Frame 1 (no input): blank canvas, image omitted
Frame 60 (the mouse pressed at the canvas centre just before this capture): blank canvas, image omitted
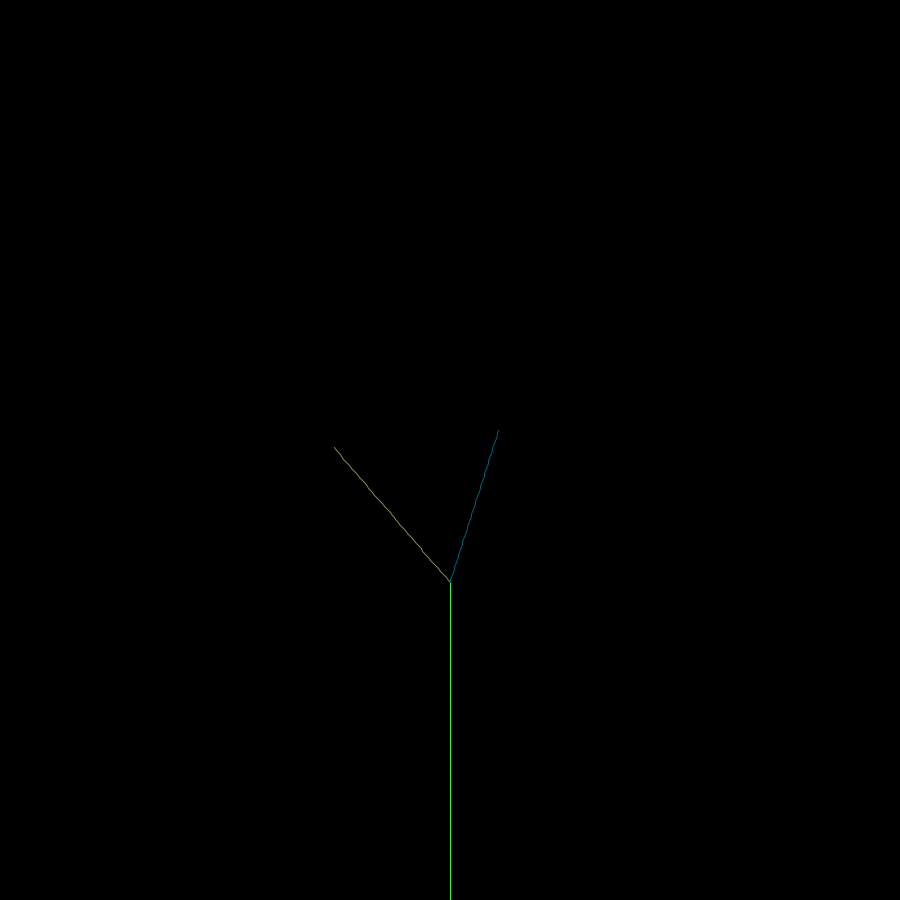
Frame 120 (the mouse held since frame 60 and released just before this capture)

The Processing sketch whose frames 1 and 60 were blank and that drew this single picture after the mouse press (run headless with seeded random() and noise(); from frame 60 on, the mouse is pressed at the canvas centre):

// Processing sketch: Fractral_Tree
// ── Fractral_Tree.pde
ArrayList<Node> list = new ArrayList();
ArrayList<Node> l2 = new ArrayList();
boolean f = false;

void setup(){
  size(900, 900);
  list.add(new Node());
  background(0);
}

void draw(){
  if (f) return;
  l2.clear();
  for (int i = 0; i < list.size(); i++){
    list.get(i).show();
    if (list.get(i).cur>list.get(i).len){
      l2.add(list.get(i).copy1());
      l2.add(list.get(i).copy2());
      //l2.add(list.get(i).copy3());
      //l2.add(list.get(i).copy4());
    }else{
      l2.add(list.get(i).next());
    }
  }
  list.clear();
  list = (ArrayList<Node>) l2.clone();
  for (int i = 0; i < list.size(); i++){
    if (list.get(i).len<=10) f = true;
    break;
  }
}

void keyPressed(){
  if (keyCode==ENTER){
    clear();
    list.clear();
    list.add(new Node());
  }
}

// ── Node.pde
class Node{
  float x;
  float y;
  float th;
  float len;
  float cur;
  float sp;
  float c1, c2, c3;
  
  Node(){
    this.x = width/2;
    this.th = 0;
    this.y = height;
    this.len = 300*random(0.8, 1.2);
    this.cur = 1;
    this.sp = len/60;
    this.c1 = random(0, 255);
    this.c2 = random(0, 255);
    this.c3 = random(0, 255);
  }
  
  Node(float tx, float ty, float tth, float tlen, float tcur, float c1, float c2, float c3){
    this.x = tx;
    this.y = ty;
    this.th = tth;
    this.len = tlen;
    this.cur = tcur;
    this.sp = len/60;
    this.c1 = c1;
    this.c2 = c2;
    this.c3 = c3;
  }
  
  void show(){
    if (this.len<5) return;
    cur += sp;
    stroke(this.c1, this.c2, this.c3);
    line(x, y, x+sp*sin(th), y-sp*cos(th));
  }
  
  Node copy1(){
    Node a = new Node(x+sp*sin(th), y-sp*cos(th), th-PI/6*random(0.5, 1.5), this.len*random(0.4, 0.9), 1, random(0, 255), random(0, 255), random(0, 255));
    return a;
  }
  
  Node copy2(){
    Node a = new Node(x+sp*sin(th), y-sp*cos(th), th+PI/6*random(0.5, 1.5), this.len*random(0.4, 0.9), 1, random(0, 255), random(0, 255), random(0, 255));
    return a;
  }
  
  Node copy3(){
    Node a = new Node(x+sp*sin(th), y-sp*cos(th), th+2*PI/6*random(0.5, 1.5), this.len*random(0.4, 0.9), 1, random(0, 255), random(0, 255), random(0, 255));
    return a;
  }
  
  Node copy4(){
    Node a = new Node(x+sp*sin(th), y-sp*cos(th), th-2*PI/6*random(0.5, 1.5), this.len*random(0.4, 0.9), 1, random(0, 255), random(0, 255), random(0, 255));
    return a;
  }
  
  Node next(){
    return new Node(x+sp*sin(th), y-sp*cos(th), th, this.len, cur, this.c1, this.c2, this.c3);
  }
  
}
